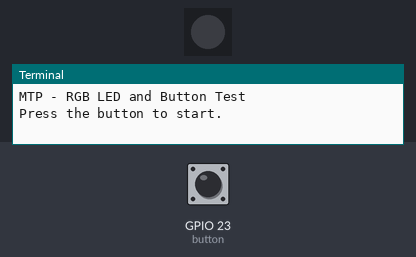
Bench run of a program on a simulated Raspberry Pi (BCM pin numbers). On the bench: 1 RGB LEDs in strip order, left to right, the last lines printed to the terminal. The test bench sets the inputs (shaded band); at power-on: GPIO 23 (button) HIGH.

Above: at 1.2 s.
1.3 s: GPIO 23 (button) pulled LOW for 0.15 s
At 2.8 s:
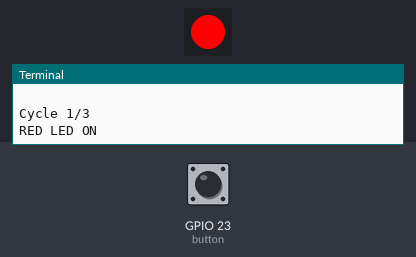
At 4.3 s:
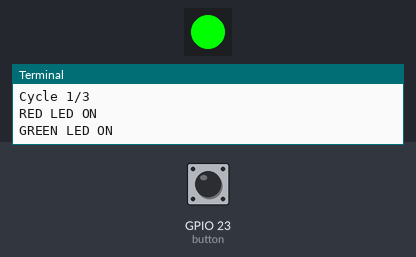
Timing chart, 0 to 16.4 s (numbered marks = the images above; inputs shaded):
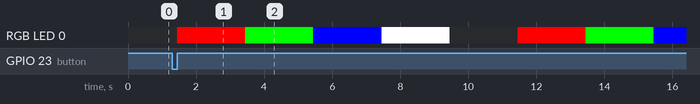

Measured:
- after the input at 1.3 s, RGB LED 0: off → RGB(255, 0, 0) after 0.15 s, → RGB(0, 255, 0) 2.0 s later, → RGB(0, 0, 255) 2.0 s later, → RGB(255, 255, 255) 2.0 s later, … (8 changes in this stretch)

The program:

rgb_test.py
```python
import time
from gpiozero import RGBLED, Button

# ==========================================
# GPIO CONFIGURATION (BCM numbering)
# ==========================================

# True  = Common cathode (GND)
# False = Common anode (3.3V)
COMMON_CATHODE = True

# RGB LED configuration
led = RGBLED(
    red=17,
    green=27,
    blue=22,
    active_high=COMMON_CATHODE,
    pwm=False
)

# Push button connected to GPIO23 and GND
button = Button(
    23,
    pull_up=True,
    bounce_time=0.05
)

# Test parameters
LED_TIME = 2
TEST_CYCLES = 3


# ==========================================
# RGB LED TEST FUNCTION
# ==========================================

def test_rgb():

    print("\nStarting RGB LED test...")

    for cycle in range(TEST_CYCLES):

        print(f"\nCycle {cycle + 1}/{TEST_CYCLES}")

        # RED
        print("RED LED ON")
        led.color = (1, 0, 0)
        time.sleep(LED_TIME)

        # GREEN
        print("GREEN LED ON")
        led.color = (0, 1, 0)
        time.sleep(LED_TIME)

        # BLUE
        print("BLUE LED ON")
        led.color = (0, 0, 1)
        time.sleep(LED_TIME)

        # WHITE (all colors ON)
        print("ALL COLORS ON")
        led.color = (1, 1, 1)
        time.sleep(LED_TIME)

        # LED OFF
        print("LED OFF")
        led.off()
        time.sleep(LED_TIME)

    print("\nRGB LED TEST COMPLETED")


# ==========================================
# MAIN PROGRAM
# ==========================================

try:

    led.off()

    print("MTP - RGB LED and Button Test")
    print("Press the button to start.")

    while True:

        # Wait until button is pressed
        button.wait_for_press()

        # Wait until button is released
        button.wait_for_release()

        # Run RGB LED test
        test_rgb()

        # Return to standby
        led.off()

        print("\nReady for another test.")
        print("Press the button to start.")


except KeyboardInterrupt:

    print("\nProgram stopped.")

finally:

    led.off()
    led.close()
    button.close()
```
